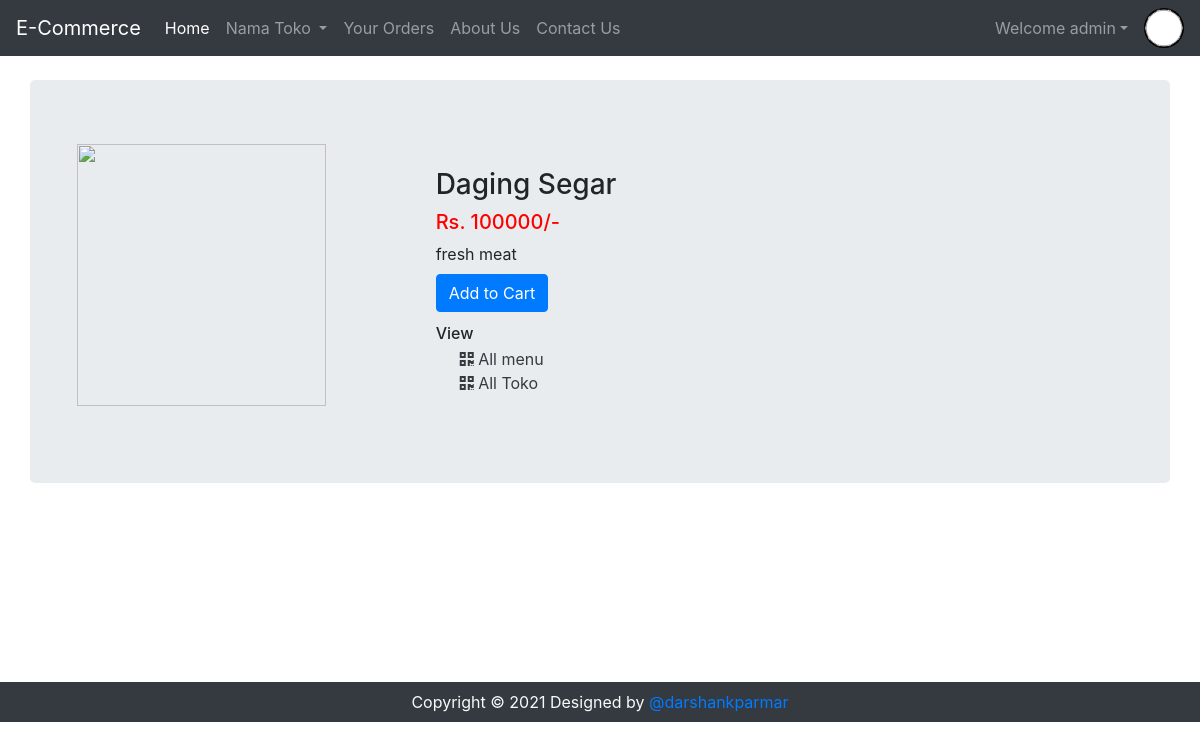
Page /viewMenu.php?menuid=70 (signed in) on the committed database.
### tables this page shows
CREATE TABLE `sitedetail` (
  `tempId` int(11) NOT NULL,
  `systemName` varchar(21) NOT NULL,
  `email` varchar(35) NOT NULL,
  `contact1` bigint(21) NOT NULL,
  `contact2` bigint(21) DEFAULT NULL COMMENT 'Optional',
  `address` text NOT NULL,
  `dateTime` datetime NOT NULL DEFAULT CURRENT_TIMESTAMP
);

CREATE TABLE `menu` (
  `menuId` int(12) NOT NULL,
  `menuName` varchar(255) NOT NULL,
  `menuPrice` int(12) NOT NULL,
  `menuDesc` text NOT NULL,
  `menuTokoId` int(12) NOT NULL,
  `menuPubDate` datetime NOT NULL DEFAULT CURRENT_TIMESTAMP
);

### viewMenu.php (the view, shortened to what this page needs)
<!doctype html>
<html lang="en">
<head>
    <link rel="stylesheet" href="https://stackpath.bootstrapcdn.com/bootstrap/4.4.1/css/bootstrap.min.css">
    <link rel="stylesheet" href="https://use.fontawesome.com/releases/v5.8.2/css/all.css">
</head>
<body>
    <?php include 'partials/_dbconnect.php'; ?>
    <?php require 'partials/_nav.php' ?>
    <div class="container my-4" id="cont">
        <div class="row jumbotron">
            <?php
            $menuId = $_GET['menuid'];
            $sql = "SELECT * FROM `menu` WHERE menuId = $menuId";
            $result = mysqli_query($conn, $sql);
            $row = mysqli_fetch_assoc($result);
            $menuName = $row['menuName'];
            $menuPrice = $row['menuPrice'];
            $menuDesc = $row['menuDesc'];
            $menuTokoId = $row['menuTokoId'];
            ?>
            <?php
            echo  '<div class="col-md-4">
                <img src="img/menu-' . $menuId . '.jpg" width="249px" height="262px">
            </div>
            <div class="col-md-8 my-4">
                <h3>' . $menuName . '</h3>
                <h5 style="color: #ff0000">Rs. ' . $menuPrice . '/-</h5>
                <p class="mb-0">' . $menuDesc . '</p>';
            if ($loggedin) {
                $quaSql = "SELECT `itemQuantity` FROM `viewcart` WHERE menuId = '$menuId' AND `userId`='$userId'";
                $quaresult = mysqli_query($conn, $quaSql);
                $quaExistRows = mysqli_num_rows($quaresult);
                if ($quaExistRows == 0) {
                    echo '<form action="partials/_manageCart.php" method="POST">
                              <input type="hidden" name="itemId" value="' . $menuId . '">
                              <input type="hidden" name="cartTokoId" value="' . $id . '">
                              <button type="submit" name="addToCart" class="btn btn-primary my-2">Add to Cart</button>';
                } else {
                    echo '<a href="viewCart.php?catid=' . $id . '"><button class="btn btn-primary my-2">Go to Cart</button></a>';
                }
            } else {
                echo '<button class="btn btn-primary my-2" data-toggle="modal" data-target="#loginModal">Add to Cart</button>';
            }
            echo '</form>
                <h6 class="my-1"> View </h6>
                <div class="mx-4">
                    <a href="viewmenuList.php?catid=' . $menuTokoId . '" class="active text-dark">
                    <i class="fas fa-qrcode"></i>
                        <span>All menu</span>
                    </a>
                </div>
                <div class="mx-4">
                    <a href="index.php" class="active text-dark">
                    <i class="fas fa-qrcode"></i>
                        <span>All Toko</span>
                    </a>
                </div>
            </div>'
            ?>
        </div>
    </div>
    <?php require 'partials/_footer.php' ?>
</body>
</html>

### partials/_nav.php (shortened to what this page needs)
<?php
if (isset($_SESSION['loggedin']) && $_SESSION['loggedin'] == true) {
  $loggedin = true;
  $userId = $_SESSION['userId'];
  $username = $_SESSION['username'];
} else {
  $loggedin = false;
  $userId = 0;
}
$sql = "SELECT * FROM `sitedetail`";
$result = mysqli_query($conn, $sql);
$row = mysqli_fetch_assoc($result);
$systemName = $row['systemName'];
echo '<nav class="navbar navbar-expand-lg navbar-dark bg-dark">
      <a class="navbar-brand" href="index.php">' . $systemName . '</a>
      <button class="navbar-toggler" type="button" data-toggle="collapse" data-target="#navbarSupportedContent" aria-controls="navbarSupportedContent" aria-expanded="false" aria-label="Toggle navigation">
        <span class="navbar-toggler-icon"></span>
      </button>
      <div class="collapse navbar-collapse" id="navbarSupportedContent">
        <ul class="navbar-nav mr-auto">
          <li class="nav-item active">
            <a class="nav-link" href="index.php">Home <span class="sr-only">(current)</span></a>
          </li>
          <li class="nav-item dropdown">
            <a class="nav-link dropdown-toggle" href="#" id="navbarDropdown" role="button" data-toggle="dropdown" aria-haspopup="true" aria-expanded="false">
              Nama Toko
            </a>
            <div class="dropdown-menu" aria-labelledby="navbarDropdown">';
echo '</div>
          </li>
          <li class="nav-item">
            <a class="nav-link" href="viewOrder.php">Your Orders</a>
          </li>
          <li class="nav-item">
            <a class="nav-link" href="about.php">About Us</a>
          </li>
          <li class="nav-item">
            <a class="nav-link" href="contact.php">Contact Us</a>
          </li>
        </ul>
        ';
if ($loggedin) {
  echo '<ul class="navbar-nav mr-2">
            <li class="nav-item dropdown">
              <a class="nav-link dropdown-toggle" href="#" id="navbarDropdown" role="button" data-toggle="dropdown"> Welcome ' . $username . '</a>
              <div class="dropdown-menu" aria-labelledby="navbarDropdown">
                <a class="dropdown-item" href="partials/_logout.php">Logout</a>
              </div>
            </li>
          </ul>
          <div class="text-center image-size-small position-relative">
            <a href="viewProfile.php"><img src="img/person-' . $userId . '.jpg" class="rounded-circle" onError="this.src = \'img/profilePic.jpg\'" style="width:40px; height:40px"></a>
          </div>';
} else {
  echo '
          <button type="button" class="btn btn-success mx-2"  data-toggle="modal" data-target="#loginModal">Login</button>
          <button type="button" class="btn btn-success mx-2"  data-toggle="modal" data-target="#signupModal">SignUp</button>';
}
echo '</div>
    </nav>';

### viewMenu.php (style rules this page uses)
#cont { min-height: 578px; }

### rows in the picture
sitedetail: systemName "E-Commerce"
menu: menuName "Daging Segar", menuPrice "100000", menuDesc "fresh meat"

### other values in the picture
$username "admin"
